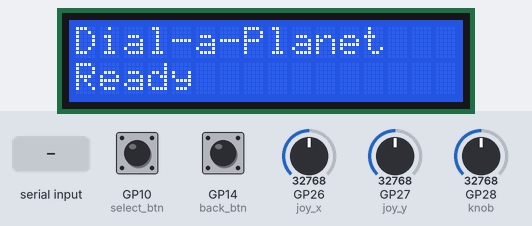
This program was run on a simulated Raspberry Pi Pico running MicroPython. On the bench: 16×2 character LCD. The test bench sets the inputs (shaded band); at power-on: GP26 (joy_x) = 32768, GP10 (select_btn) LOW, GP14 (back_btn) LOW, GP27 (joy_y) = 32768, GP28 (knob) = 32768 (analog values on the 0–65535 scale). What the program prints to the serial console is not drawn.

Above: at 1.2 s.
1.3 s: "L," typed at the serial console, then Enter
At 2.5 s:
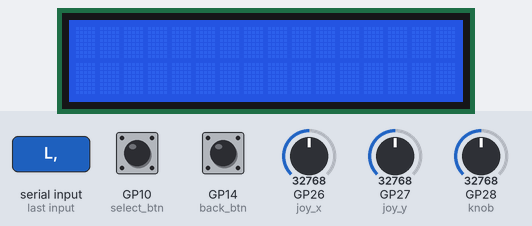
2.8 s: GP26 (joy_x) set to 65535
4.3 s: "PING" typed at the serial console, then Enter
Timing chart, 0 to 7.3 s (numbered marks = the images above; inputs shaded):
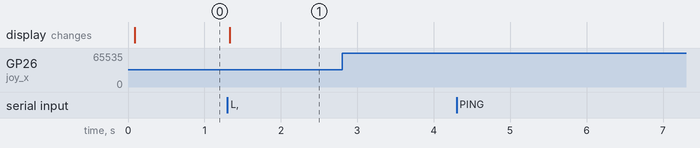

Measured:
- after the input at 1.3 s, the display: changes at once (image 1)
- after the input at 2.8 s, every drawn part: stays the same
- after the input at 4.3 s, every drawn part: stays the same

The program:

main.py
```python
# Dial-a-Planet: Pico controller script (runs on a Raspberry Pi Pico 2 W)
# Reads the knob, joystick and 2 Grove buttons and sends simple text lines
# over USB serial to the laptop's web app. The Pico only reports raw input;
# the web app decides what each control does (see docs/controls.md).
#
#   J,<x>,<y>   joystick, each 0-1023     -> moves the cursor over the map
#   K,<value>   knob, 0-1023              -> menu: pick dataset / in dataset: pick year
#   B,1         Button A (GP10) pressed   -> select dataset
#   B,2         Button B (GP14) pressed   -> back to dataset menu
#   B,9         joystick clicked in       -> cycle: area info -> details -> music
#   READY       sent once at startup
#
# The laptop can send back:
#   PING              -> Pico answers PONG (connection check)
#   L,<line1>|<line2> -> shows text on the LCD (ignored if no LCD is connected)

from machine import ADC, Pin, I2C
import sys
import time
import select

# ---------- Pins ----------
joy_x = ADC(26)
joy_y = ADC(27)
knob = ADC(28)
select_btn = Pin(10, Pin.IN)   # Grove button: 1 = pressed. No internal pull (Pico 2 quirk).
back_btn = Pin(14, Pin.IN)

# ---------- Tuning ----------
LOOP_MS = 33          # ~30 updates per second
JOY_CHANGE = 4        # only send J when it moves at least this much (kills jitter)
KNOB_CHANGE = 3       # only send K when it moves at least this much
HEARTBEAT_MS = 500    # resend J and K at least this often so the app never goes stale
CLICK_LEVEL = 1000    # joystick X at or above this = stick pressed in
DEBOUNCE_MS = 30      # ignore button chatter shorter than this


def read(adc, samples=4):
    total = 0
    for _ in range(samples):
        total += adc.read_u16()
    return (total // samples) * 1023 // 65535


def send(msg):
    sys.stdout.write(msg + "\n")


# ---------- Optional LCD (skipped for now; works automatically once plugged in) ----------
lcd_ok = False
LCD = 0x3E
try:
    i2c = I2C(0, sda=Pin(4), scl=Pin(5), freq=100000)
    devices = i2c.scan()
    if LCD in devices:
        def lcd_cmd(c):
            i2c.writeto(LCD, bytes([0x80, c]))

        def lcd_data(d):
            i2c.writeto(LCD, bytes([0x40, d]))

        time.sleep_ms(50)
        for _ in range(3):
            lcd_cmd(0x28)
            time.sleep_ms(5)
        lcd_cmd(0x0C)
        lcd_cmd(0x01)
        time.sleep_ms(2)
        lcd_cmd(0x06)
        if 0x62 in devices:   # RGB backlight v4
            for reg, val in [(0x00, 0x00), (0x01, 0x20), (0x08, 0xFF),
                             (0x04, 255), (0x03, 255), (0x02, 255)]:
                i2c.writeto(0x62, bytes([reg, val]))
        lcd_ok = True
except Exception:
    lcd_ok = False


def lcd_show(line1, line2=""):
    if not lcd_ok:
        return
    try:
        for row, text in enumerate((line1, line2)):
            lcd_cmd(0x80 | (0x40 if row else 0x00))
            for ch in (text + " " * 16)[:16]:
                lcd_data(ord(ch))
    except Exception:
        pass


# ---------- Incoming messages from the laptop ----------
poller = select.poll()
poller.register(sys.stdin, select.POLLIN)
rx = ""


def check_incoming():
    global rx
    while poller.poll(0):
        ch = sys.stdin.read(1)
        if ch in "\r\n":
            line = rx.strip()
            rx = ""
            if line == "PING":
                send("PONG")
            elif line.startswith("L,"):
                parts = line[2:].split("|")
                lcd_show(parts[0], parts[1] if len(parts) > 1 else "")
        else:
            rx += ch
            if len(rx) > 64:   # garbage protection
                rx = ""


# ---------- Main loop ----------
last_x = last_y = last_k = -100
last_heartbeat = time.ticks_ms()
clicked = False
click_reads = 0

buttons = {1: select_btn, 2: back_btn}
btn_state = {1: 0, 2: 0}
btn_changed = {1: 0, 2: 0}

lcd_show("Dial-a-Planet", "Ready")
send("READY")

while True:
    start = time.ticks_ms()
    heartbeat = time.ticks_diff(start, last_heartbeat) >= HEARTBEAT_MS
    if heartbeat:
        last_heartbeat = start

    x = read(joy_x)
    y = read(joy_y)
    k = read(knob, 8)

    # Joystick click: X jumps to 1023 when the stick is pressed in.
    # Require 2 reads in a row so a single noisy spike can't trigger it.
    if x >= CLICK_LEVEL:
        click_reads += 1
        if click_reads == 2 and not clicked:
            clicked = True
            send("B,9")
    else:
        click_reads = 0
        clicked = False
        if heartbeat or abs(x - last_x) >= JOY_CHANGE or abs(y - last_y) >= JOY_CHANGE:
            send("J,%d,%d" % (x, y))
            last_x, last_y = x, y

    # Knob
    if heartbeat or abs(k - last_k) >= KNOB_CHANGE:
        send("K,%d" % k)
        last_k = k

    # Buttons: send once on press, with debounce
    for bid, pin in buttons.items():
        v = pin.value()
        if v != btn_state[bid] and time.ticks_diff(start, btn_changed[bid]) > DEBOUNCE_MS:
            btn_state[bid] = v
            btn_changed[bid] = start
            if v:
                send("B,%d" % bid)

    check_incoming()

    # keep a steady ~30 Hz
    spent = time.ticks_diff(time.ticks_ms(), start)
    if spent < LOOP_MS:
        time.sleep_ms(LOOP_MS - spent)
```
